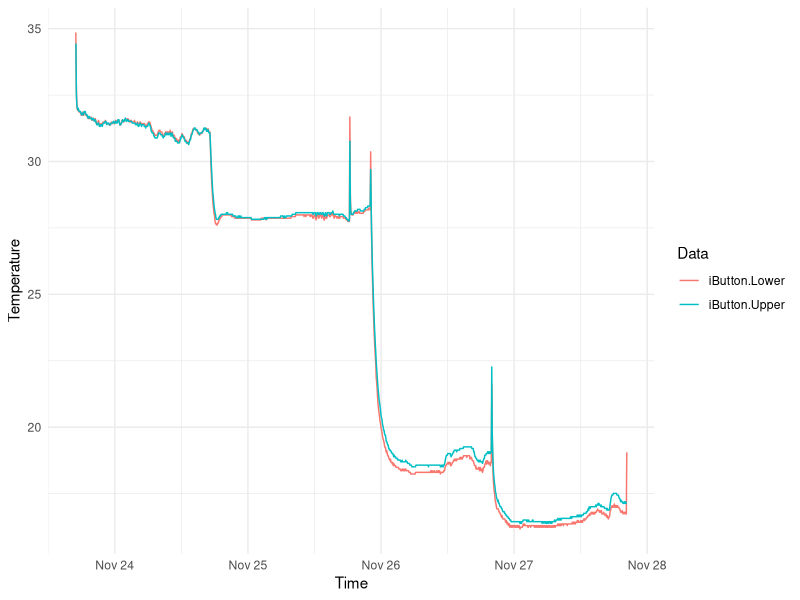
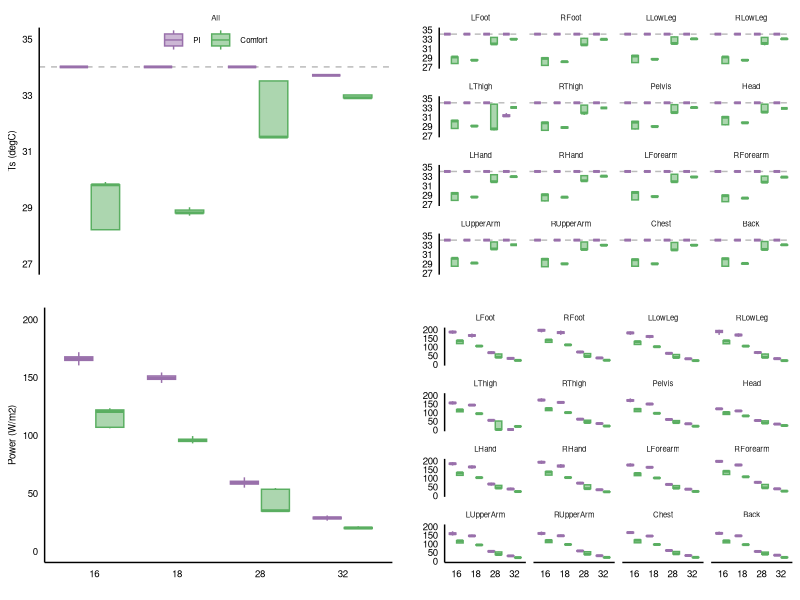
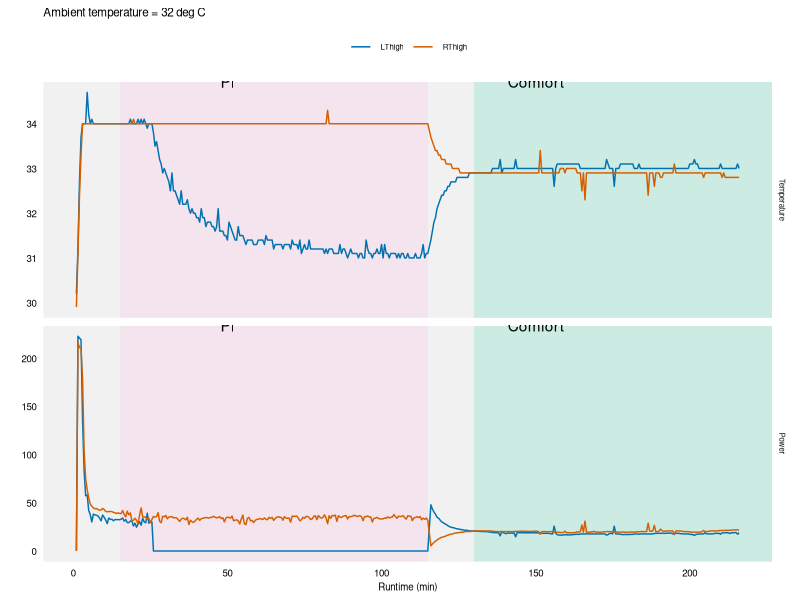
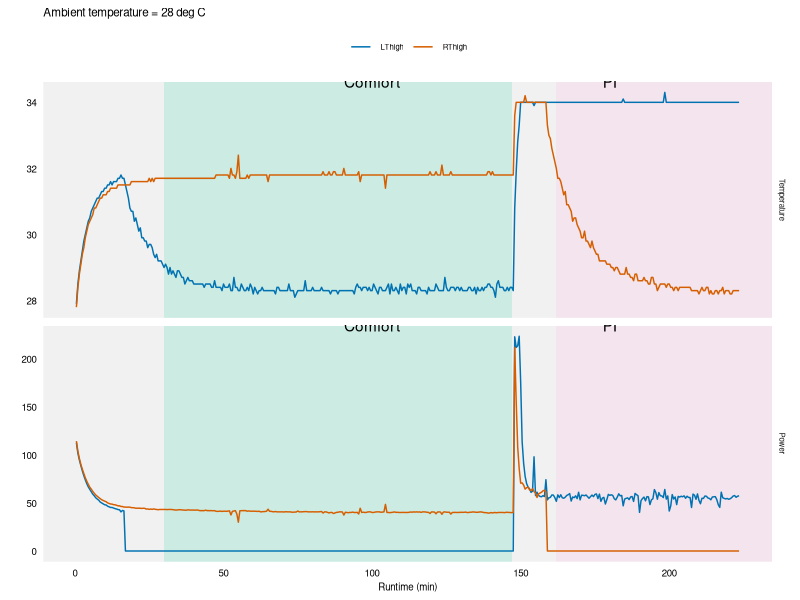
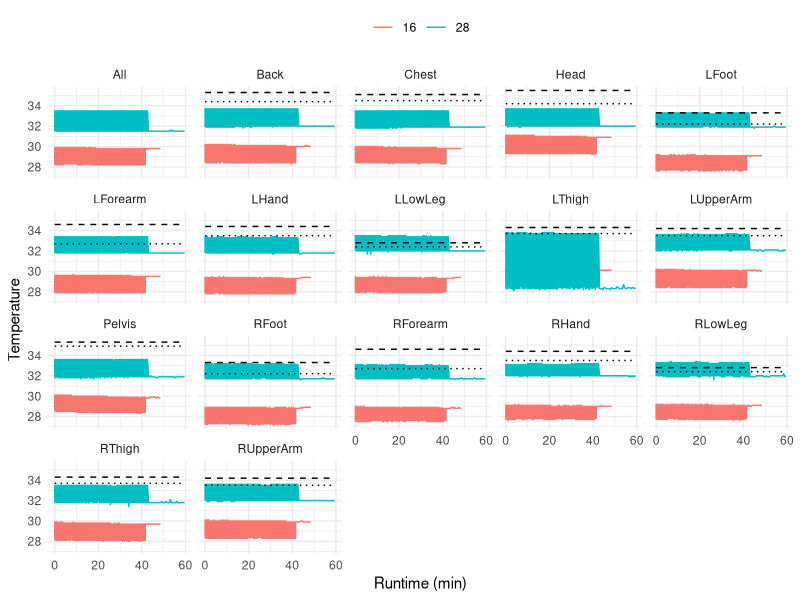
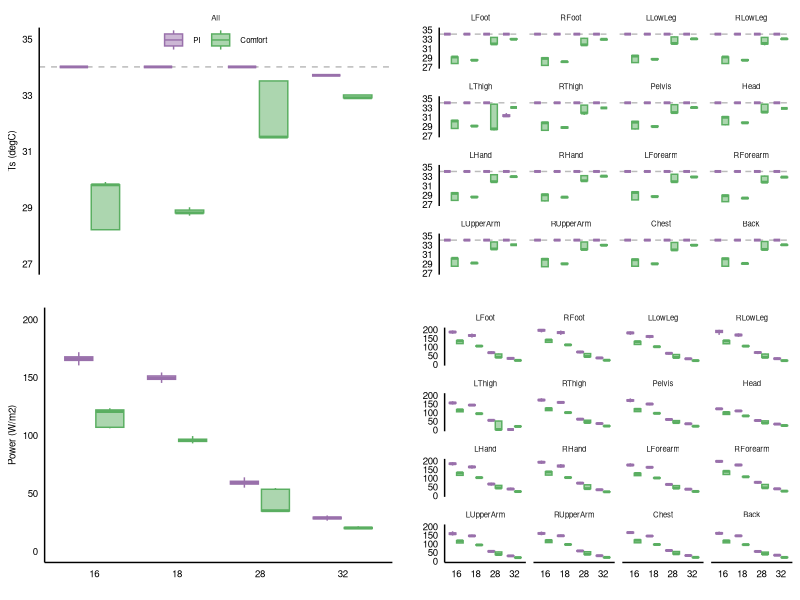
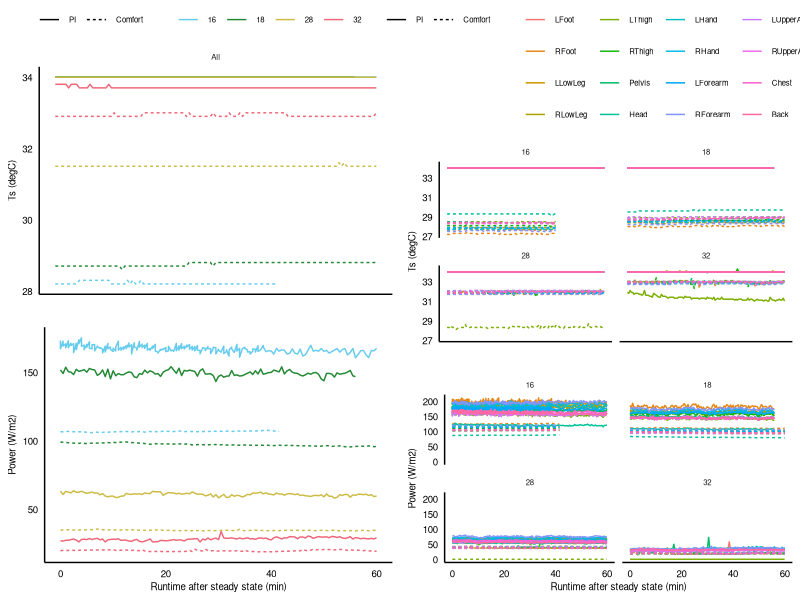
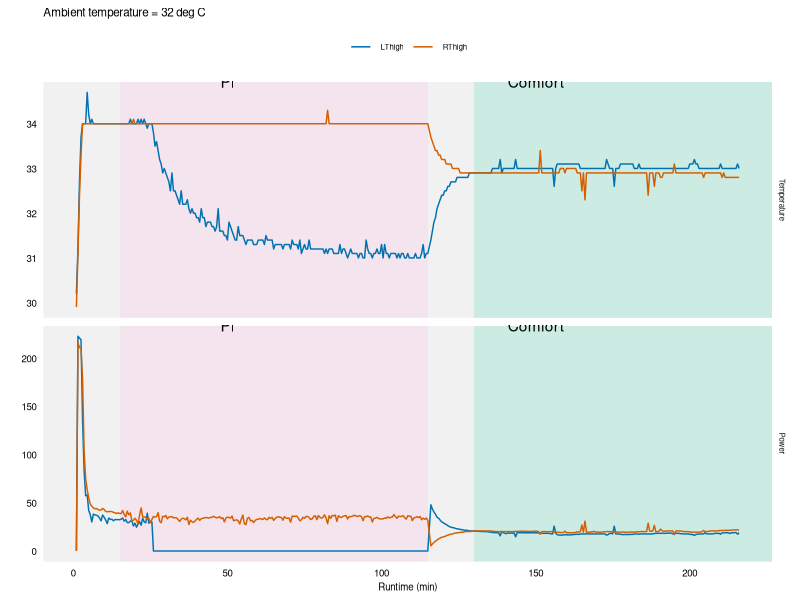

These figures' R source, in order:
## ---- chunk 1
library(tidyverse)
library(lubridate)
library(ggpubr)
## ---- chunk 2
data32 <- read_csv("20211124_Warmup.csv")
data28 <- read_csv("20211125_Warmup.csv")
data18 <- read_csv("20211126_Warmup.csv")
data16 <- read_csv("20211127_Warmup.csv")
data16_2 <- read_csv("20211130_Warmup.csv")
data28_2 <- read_csv("20211201_Warmup.csv")

data_all <- data32 %>%
  full_join(data28) %>%
  full_join(data18) %>%
  full_join(data16) %>%
  full_join(data16_2) %>%
  full_join(data28_2) %>%
  mutate(Time = mdy_hm(Time)) %>%
  pivot_longer(cols = ends_with(".T") | ends_with(".P"),
               names_to = c("BodySegment", "Metric"),
               names_sep = "[.]") %>%
  filter(Setting != "Warmup") %>%
  mutate(Setting = factor(Setting, levels = c("PI", "Comfort"))) %>%
  mutate(BodySegment = factor(BodySegment, levels = c("All", "LFoot", "RFoot", "LLowLeg", "RLowLeg", 
                                                      "LThigh", "RThigh", "Pelvis", "Head", "LHand",
                                                      "RHand", "LForearm", "RForearm", "LUpperArm", "RUpperArm",
                                                      "Chest", "Back"))) %>%
  mutate(Metric = factor(Metric, levels = c("T", "P")))

#head(data_all)
## ---- chunk 3
ambient_upper1 <- read_csv("20211125_iButton1_temp.csv")
ambient_upper2 <- read_csv("20211125_iButton1_temp2.csv")
ambient_lower1 <- read_csv("20211125_iButton2_temp.csv")
ambient_lower2 <- read_csv("20211125_iButton2_temp2.csv")
ambient_upper3 <- read_csv("20211126_iButton1_temp.csv")
ambient_lower3 <- read_csv("20211126_iButton2_temp.csv")
ambient_upper4 <- read_csv("20211127_iButton1_temp.csv")
ambient_lower4 <- read_csv("20211127_iButton2_temp.csv")

ambient_upper <- ambient_upper1 %>%
  full_join(ambient_upper2) %>%
  full_join(ambient_upper3) %>%
  full_join(ambient_upper4) %>%
  select(-Unit) %>%
  rename(Temperature = Value) %>%
  mutate(Data = "iButton.Upper") %>%
  mutate(Time = mdy_hm(Time))

ambient_lower <- ambient_lower1 %>%
  full_join(ambient_lower2) %>%
  full_join(ambient_lower3) %>%
  full_join(ambient_lower4) %>%
  select(-Unit) %>%
  rename(Temperature = Value) %>%
  mutate(Data = "iButton.Lower") %>%
  mutate(Time = mdy_hm(Time))

ambient_all <- ambient_upper %>%
  full_join(ambient_lower)

## ---- chunk 4
ggplot(ambient_all, aes(x = Time, y = Temperature)) + 
  geom_line(aes(colour = Data)) +
  theme_minimal()
## ---- chunk 5
data_T_all <- data_all %>%
  filter(Metric == "T") %>%
  filter(BodySegment == "All")

plot_a <- ggplot(data_T_all, aes(x = factor(Chamber.SetPoint), y = value)) + 
  geom_hline(yintercept = 34, linetype = "dashed", colour = "#BBBBBB") +
  geom_boxplot(aes(fill = Setting, colour = Setting), outlier.shape = NA, alpha = 0.5) +
  facet_wrap(~ BodySegment) +
  scale_y_continuous(limits = c(27, 35), breaks = seq(27, 35, by = 2)) +
  scale_fill_manual(values = c("#9970AB", "#5AAE61")) +
  scale_colour_manual(values = c("#9970AB", "#5AAE61")) +
  theme_minimal() +
  theme(panel.grid = element_blank()) +
  theme(legend.position = c(0.5, 0.95), legend.title = element_blank(), legend.direction = "horizontal") +
  theme(text = element_text(size = 7, colour = "#000000")) +
  theme(axis.text = element_text(size = 7, colour = "#000000"), axis.line.y = element_line(colour = "#000000")) +
  xlab("") +
  ylab("Ts (degC)")

## ---- chunk 6
data_T_segment <- data_all %>%
  filter(Metric == "T") %>%
  filter(BodySegment != "All")

plot_b <- ggplot(data_T_segment, aes(x = factor(Chamber.SetPoint), y = value)) + 
  geom_hline(yintercept = 34, linetype = "dashed", colour = "#BBBBBB") +
  geom_boxplot(aes(fill = Setting, colour = Setting), outlier.shape = NA, alpha = 0.5) +
  facet_wrap(~ BodySegment) +
  scale_y_continuous(limits = c(27, 35), breaks = seq(27, 35, by = 2)) +
  scale_fill_manual(values = c("#9970AB", "#5AAE61")) +
  scale_colour_manual(values = c("#9970AB", "#5AAE61")) +
  theme_minimal() +
  theme(panel.grid = element_blank()) +
  theme(legend.position = "none") +
  theme(text = element_text(size = 7, colour = "#000000")) +
  theme(axis.text = element_text(size = 7, colour = "#000000"), axis.line.y = element_line(colour = "#000000")) +
  xlab("") +
  ylab("")
## ---- chunk 7
data_P_all <- data_all %>%
  filter(Metric == "P") %>%
  filter(BodySegment == "All")

plot_c <- ggplot(data_P_all, aes(x = factor(Chamber.SetPoint), y = value)) + 
  geom_boxplot(aes(fill = Setting, colour = Setting), outlier.shape = NA, alpha = 0.5) +
  #facet_wrap(~ BodySegment) +
  scale_fill_manual(values = c("#9970AB", "#5AAE61")) +
  scale_colour_manual(values = c("#9970AB", "#5AAE61")) +
  scale_y_continuous(limits = c(0,200), breaks = seq(0,200, by = 50)) +
  theme_minimal() +
  theme(panel.grid = element_blank()) +
  theme(legend.position = "none", legend.title = element_blank(), legend.direction = "horizontal") +
  theme(text = element_text(size = 7, colour = "#000000")) +
  theme(axis.text = element_text(size = 7, colour = "#000000"), axis.line = element_line(colour = "#000000")) +
  xlab("") +
  ylab("Power (W/m2)")

## ---- chunk 8
data_P_segment <- data_all %>%
  filter(Metric == "P") %>%
  filter(BodySegment != "All")

plot_d <- ggplot(data_P_segment, aes(x = factor(Chamber.SetPoint), y = value)) + 
  geom_boxplot(aes(fill = Setting, colour = Setting), outlier.shape = NA, alpha = 0.5) +
  facet_wrap(~ BodySegment) +
  scale_fill_manual(values = c("#9970AB", "#5AAE61")) +
  scale_colour_manual(values = c("#9970AB", "#5AAE61")) +
  scale_y_continuous(limits = c(0,200), breaks = seq(0,200, by = 50)) +
  theme_minimal() +
  theme(panel.grid = element_blank()) +
  theme(legend.position = "none") +
  theme(text = element_text(size = 7, colour = "#000000")) +
  theme(axis.text = element_text(size = 7, colour = "#000000"), axis.line = element_line(colour = "#000000")) +
  xlab("") +
  ylab("")
## ---- chunk 9
ggarrange(plot_a+rremove("x.text"), plot_b+rremove("x.text"), plot_c, plot_d, ncol = 2, nrow = 2)
ggsave("ManikinControl.pdf", width = 8.5, height = 6.5, units = "in")
## ---- chunk 10
data_start_all <- data_all %>%
  group_by(Chamber.SetPoint, Setting, BodySegment) %>%
  summarize(Start = min(Runtime.Min)) %>%
  ungroup()

data_T_norm_all <- data_T_all %>%
  left_join(data_start_all) %>%
  mutate(Runtime.norm = Runtime.Min - Start)

plot_e <- ggplot(data_T_norm_all, aes(x = Runtime.norm, y = value)) +
  geom_line(aes(colour = factor(Chamber.SetPoint), linetype = Setting)) +
  scale_colour_manual(values = c("#66CCEE", "#228833", "#CCBB44", "#EE6677")) +
  scale_x_continuous(limits = c(0,60)) +
  ylab("Ts (degC)") +
  xlab("") +
  facet_wrap(~ BodySegment) +
  theme_minimal() +
  theme(panel.grid = element_blank()) +
  theme(legend.position = "top", legend.title = element_blank()) +
  theme(text = element_text(size = 7, colour = "#000000")) +
  theme(axis.text = element_text(size = 7, colour = "#000000"), axis.line = element_line(colour = "#000000"))


## ---- chunk 11
data_T_norm_segment <- data_T_segment %>%
  left_join(data_start_all) %>%
  mutate(Runtime.norm = Runtime.Min - Start)

plot_f <- ggplot(data_T_norm_segment, aes(x = Runtime.norm, y = value)) +
  geom_line(aes(colour = BodySegment, linetype = Setting)) +
  facet_wrap(~ factor(Chamber.SetPoint)) +
  scale_x_continuous(limits = c(0,60)) +
  ylab("Ts (degC)") +
  xlab("") +
  theme_minimal() +
  theme(panel.grid = element_blank()) +
  theme(legend.position = "top", legend.title = element_blank()) +
  theme(text = element_text(size = 7, colour = "#000000")) +
  theme(axis.text = element_text(size = 7, colour = "#000000"), axis.line = element_line(colour = "#000000"))

## ---- chunk 12
data_P_norm_all <- data_P_all %>%
  left_join(data_start_all) %>%
  mutate(Runtime.norm = Runtime.Min - Start)

plot_g <- ggplot(data_P_norm_all, aes(x = Runtime.norm, y = value)) +
  geom_line(aes(colour = factor(Chamber.SetPoint), linetype = Setting)) +
  scale_x_continuous(limits = c(0,60)) +
  scale_colour_manual(values = c("#66CCEE", "#228833", "#CCBB44", "#EE6677")) +
  ylab("Power (W/m2)") +
  xlab("Runtime after steady state (min)") +
  theme_minimal() +
  theme(panel.grid = element_blank()) +
  theme(legend.position = "top", legend.title = element_blank()) +
  theme(text = element_text(size = 7, colour = "#000000")) +
  theme(axis.text = element_text(size = 7, colour = "#000000"), axis.line = element_line(colour = "#000000"))
## ---- chunk 13
data_P_norm_segment <- data_P_segment %>%
  left_join(data_start_all) %>%
  mutate(Runtime.norm = Runtime.Min - Start)

plot_h <- ggplot(data_P_norm_segment, aes(x = Runtime.norm, y = value)) +
  geom_line(aes(colour = BodySegment, linetype = Setting)) +
  facet_wrap(~ factor(Chamber.SetPoint)) +
  scale_x_continuous(limits = c(0,60)) +
  ylab("Power (W/m2)") +
  xlab("Runtime after steady state (min)") +
  theme_minimal() +
  theme(panel.grid = element_blank()) +
  theme(legend.position = "top", legend.title = element_blank()) +
  theme(text = element_text(size = 7, colour = "#000000")) +
  theme(axis.text = element_text(size = 7, colour = "#000000"), axis.line = element_line(colour = "#000000"))
## ---- chunk 14
left <- ggarrange(plot_e+rremove("x.text"), plot_g, common.legend = TRUE, ncol = 1, nrow = 2)
right <- ggarrange(plot_f+rremove("x.text"), plot_h, common.legend = TRUE, ncol = 1, nrow = 2)
full <- ggarrange(left, right)
ggsave("ManikinControl2.png", width = 8.5, height = 6.5, units = "in")
## ---- chunk 15
data_thigh <- data32 %>%
  select(Time, Runtime, Runtime.Min, LThigh.T, LThigh.P, RThigh.T, RThigh.P) %>%
  pivot_longer(cols = ends_with(".T") | ends_with(".P"),
               names_to = c("BodySegment", "Metric"),
               names_sep = "[.]") %>%
  mutate(Metric = ifelse(Metric == "T", "Temperature", "Power")) %>%
  mutate(Metric = factor(Metric, levels = c("Temperature", "Power")))


ggplot(data_thigh, aes(x = Runtime.Min, y = value)) +
  annotate("rect", xmin = -Inf, xmax = 15, ymin = -Inf, ymax = Inf, fill = "#BBBBBB", alpha = 0.2) + 
  annotate("rect", xmin = 15, xmax = 115, ymin = -Inf, ymax = Inf, fill = "#CC79A7", alpha = 0.2) + 
  annotate("rect", xmin = 115, xmax = 130, ymin = -Inf, ymax = Inf, fill = "#BBBBBB", alpha = 0.2) +
  annotate("rect", xmin = 130, xmax = Inf, ymin = -Inf, ymax = Inf, fill = "#009E73", alpha = 0.2) +
  annotate("text", x = 50, y = Inf, label = "PI") +
  annotate("text", x = 150, y = Inf, label = "Comfort") +
  geom_line(aes(colour = BodySegment)) +
  scale_colour_manual(values = c("#0072B2", "#D55E00")) +
  facet_grid(Metric~., scales = "free") +
  theme_minimal() +
  theme(legend.position = "top", legend.title = element_blank()) +
  theme(panel.grid = element_blank()) +
  theme(text = element_text(size = 7, colour = "#000000")) +
  theme(axis.text = element_text(size = 7, colour = "#000000")) +
  ylab("") +
  xlab("Runtime (min)") +
  ggtitle("Ambient temperature = 32 deg C")

ggsave("thigh32.pdf", width = 6.5, height = 4, units = "in")
  
## ---- chunk 16
data_thigh2 <- data28 %>%
  select(Time, Runtime, Runtime.Min, LThigh.T, LThigh.P, RThigh.T, RThigh.P) %>%
  pivot_longer(cols = ends_with(".T") | ends_with(".P"),
               names_to = c("BodySegment", "Metric"),
               names_sep = "[.]") %>%
  mutate(Metric = ifelse(Metric == "T", "Temperature", "Power")) %>%
  mutate(Metric = factor(Metric, levels = c("Temperature", "Power")))


ggplot(data_thigh2, aes(x = Runtime.Min, y = value)) +
  annotate("rect", xmin = -Inf, xmax = 30, ymin = -Inf, ymax = Inf, fill = "#BBBBBB", alpha = 0.2) + 
  annotate("rect", xmin = 30, xmax = 147, ymin = -Inf, ymax = Inf, fill = "#009E73", alpha = 0.2) + 
  annotate("rect", xmin = 147, xmax = 162, ymin = -Inf, ymax = Inf, fill = "#BBBBBB", alpha = 0.2) +
  annotate("rect", xmin = 162, xmax = Inf, ymin = -Inf, ymax = Inf, fill = "#CC79A7", alpha = 0.2) +
  annotate("text", x = 100, y = Inf, label = "Comfort") +
  annotate("text", x = 180, y = Inf, label = "PI") +
  geom_line(aes(colour = BodySegment)) +
  scale_colour_manual(values = c("#0072B2", "#D55E00")) +
  facet_grid(Metric~., scales = "free") +
  theme_minimal() +
  theme(legend.position = "top", legend.title = element_blank()) +
  theme(panel.grid = element_blank()) +
  theme(text = element_text(size = 7, colour = "#000000")) +
  theme(axis.text = element_text(size = 7, colour = "#000000")) +
  ylab("") +
  xlab("Runtime (min)") +
  ggtitle("Ambient temperature = 28 deg C")
  
ggsave("thigh28.pdf", width = 6.5, height = 4, units = "in")
## ---- chunk 17

data_start <- data_all %>%
  mutate(day = day(Time)) %>%
  group_by(day, Setting) %>%
  summarise(start = min(Runtime.Min))

reference <- read_csv("ReferenceSkin.csv")

data_subset <- data_all %>%
  filter(Chamber.SetPoint == 16 | Chamber.SetPoint == 28) %>%
  mutate(Metric = ifelse(Metric == "T", "Temperature", "Power")) %>%
  mutate(Metric = factor(Metric, levels = c("Temperature", "Power"))) %>%
  pivot_wider(names_from = Metric, values_from = value) %>%
  mutate(day = day(Time)) %>%
  left_join(data_start) %>%
  mutate(Runtime.norm = Runtime.Min - start) %>%
  left_join(reference) %>%
  mutate(day = ifelse(Setting == "Comfort", ifelse(day == 27 | day == 25, 34, 36.4), NA)) %>%
  rename(Tbody = day) %>%
  filter(Runtime.norm < 60) %>%
  filter(Setting != "PI")
## ---- chunk 18
ggplot(data_subset, aes(x = Runtime.norm)) +
  geom_line(aes(y = Temperature,  colour = factor(Chamber.SetPoint))) +
  geom_line(aes(y = Zhang), linetype = "dashed") +
  geom_line(aes(y = OlesonFanger), linetype = "dotted") +
  facet_wrap(~BodySegment) + 
  theme_minimal() +
  theme(legend.position = "top", legend.title = element_blank()) +
  xlab("Runtime (min)")
## ---- chunk 19
data_comfort <- data_subset %>%
  filter(Tbody == 36.4) %>%
  group_by(Chamber.SetPoint, BodySegment) %>%
  summarise(Ts = mean(Temperature)) %>%
  mutate(Ts = round(Ts, 1)) %>%
  left_join(reference) %>%
  pivot_wider(names_from = Chamber.SetPoint, names_prefix = "Chamber.SetPoint.", values_from = Ts)
